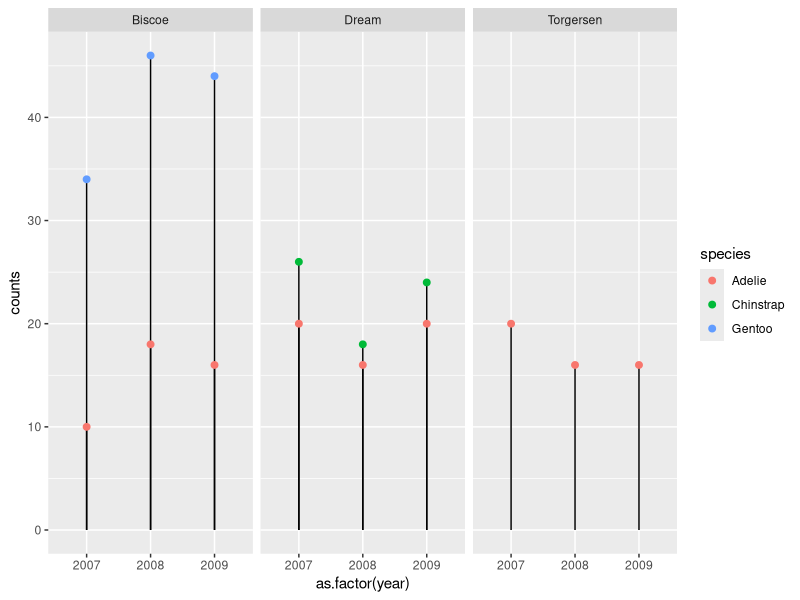
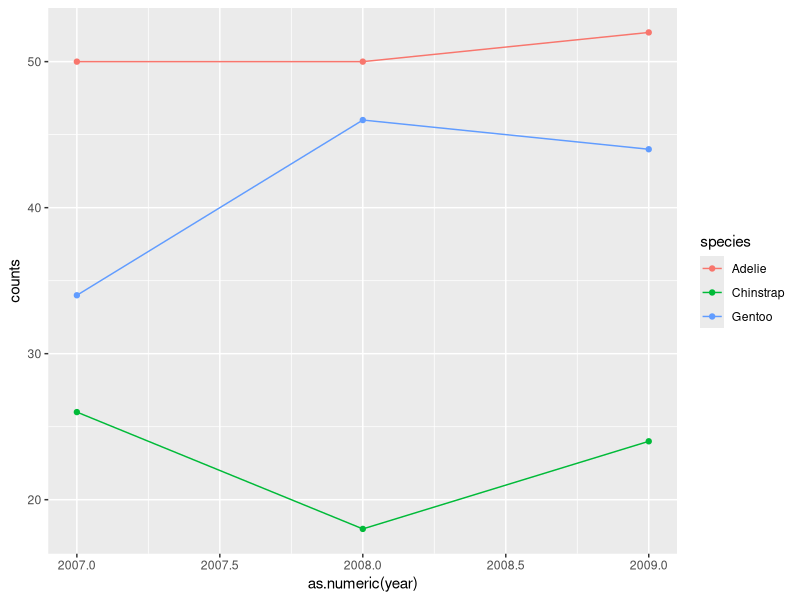

These figures' R source, in order:
## ---- chunk 1
knitr::opts_chunk$set(echo = TRUE)
## ---- chunk 2
library(tidyverse)
library(palmerpenguins)

data("penguins")
## ---- chunk 3
penguin_counts <- penguins %>% 
  group_by(year, island, species) %>% 
  summarize(counts = length(year))
  
ggplot(penguin_counts, aes(x = as.factor(year), y = counts)) +
  geom_segment(aes(x = as.factor(year), xend = as.factor(year), y = 0, yend = counts)) +
  geom_point(aes(color = species), size = 2) +
  facet_wrap(~island)
## ---- chunk 4
penguin_counts_island <- penguins %>% 
  group_by(year, species) %>% 
  summarize(counts = length(species))

ggplot(penguin_counts_island, aes(x = as.numeric(year), y = counts)) +
  geom_point(aes(color = species)) +
  geom_line(aes(color = species))
